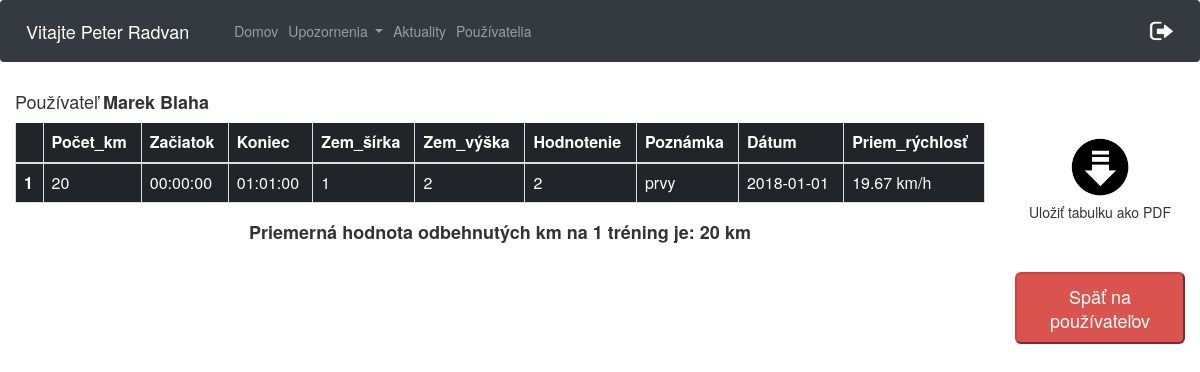
/osobneVykony.php?id=8 (signed in), run on an earlier commit of the app's database.
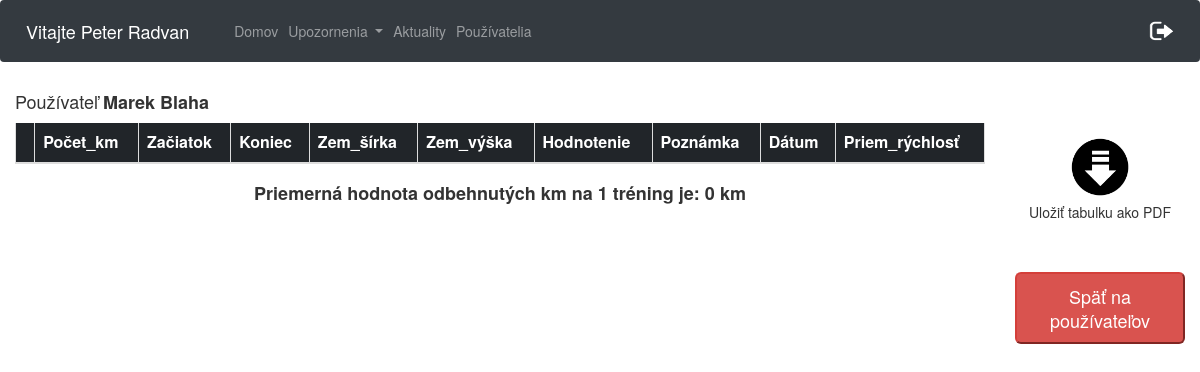
And on a later commit of the database.
### tables this page shows
CREATE TABLE `pouzivatelia` (
  `id` int(11) NOT NULL,
  `meno` varchar(20) NOT NULL,
  `priezvisko` varchar(20) NOT NULL,
  `email` varchar(40) NOT NULL,
  `heslo` varchar(60) NOT NULL,
  `stredna_skola` varchar(40) NOT NULL,
  `stredna_skola_adresa` varchar(60) NOT NULL,
  `ulica` varchar(40) NOT NULL,
  `psc` varchar(10) NOT NULL,
  `obec` varchar(40) NOT NULL,
  `rola` varchar(10) NOT NULL DEFAULT 'user',
  `odoberatel` tinyint(1) NOT NULL DEFAULT '0',
  `prve_prihlasenie` int(11) NOT NULL DEFAULT '0',
  `id_timu` int(11) DEFAULT NULL
);

CREATE TABLE `trening` (
  `id` int(11) NOT NULL,
  `id_trasa_pouzivatel` int(11) NOT NULL,
  `odbehnute_km` double NOT NULL,
  `den_treningu` date NOT NULL,
  `zaciatok_treningu` time NOT NULL,
  `koniec_treningu` time NOT NULL,
  `lat_trening` double NOT NULL,
  `lng_trening` double NOT NULL,
  `hodnotenie` int(11) NOT NULL,
  `poznamka` varchar(2000) NOT NULL
);

### osobneVykony.php (the view, shortened to what this page needs)
<html>
<head>
    <link rel="stylesheet" type="text/css" href="css/osobneVykony.css">
    <link rel="stylesheet" href="https://maxcdn.bootstrapcdn.com/bootstrap/4.0.0/css/bootstrap.min.css">
    <link rel="stylesheet" type="text/css" href="https://cdn.datatables.net/1.10.16/css/dataTables.bootstrap.min.css">
    <link rel="stylesheet" type="text/css" href="https://maxcdn.bootstrapcdn.com/bootstrap/3.3.7/css/bootstrap.min.css">
  <link rel="stylesheet" type="text/css" href="https://cdn.datatables.net/1.10.16/css/dataTables.bootstrap.min.css">
    <link rel="stylesheet" href="https://use.fontawesome.com/releases/v5.0.13/css/all.css">
    <link rel="stylesheet" type="text/css" href="http://www.shieldui.com/shared/components/latest/css/light/all.min.css" />
</head>
<body>
    <nav class="navbar navbar-expand-lg  navbar-dark bg-dark">
        <span class="navbar-brand" >
            <?php
                $conn = new mysqli($servername, $username, $password, $dbname);
                $conn->set_charset("UTF8");
                $email= $_SESSION['email'];
                $query="SELECT meno, priezvisko from pouzivatelia WHERE email='$email'";
                $result = mysqli_query($conn,$query);
                while ($data = mysqli_fetch_array($result)){
                    echo "Vitajte ".$data['meno']." ".$data['priezvisko'];
                }
            ?>
        </span>
        <div class="collapse navbar-collapse" id="navbarSupportedContent">
            <ul class="navbar-nav mr-auto">
                <li class="nav-item">
                <?php
                    if($_SESSION['rola']== "admin"){
                        echo '<a class="nav-link" href="cestyAdmin.php">Domov</a>';
                    }else{
                        echo '<a class="nav-link" href="cesty.php">Domov</a>';
                    }
                ?>
                </li>
                <li class="nav-item dropdown">
                    <a class="nav-link dropdown-toggle" href="#" id="navbarDropdown" role="button" data-toggle="dropdown" aria-haspopup="true" aria-expanded="false">
                        Upozornenia
                    </a>
                    <?php
                        $email= $_SESSION['email'];
                        $query="SELECT odoberatel from pouzivatelia WHERE email='$email'";
                    ?>
                </li>
                <li class="nav-item">
                    <a class="nav-link" href="aktuality.php">
                        Aktuality
                    </a>
                </li>
                <li class="nav-item" id="registracia" style="display: none;">
                    <a class="nav-link" href="registraciaPouzivatela.php">
                        Používatelia
                    </a>
                </li>
            </ul>
            <ul class="nav navbar-nav navbar-right">
                <li><a href="aktuality.php?odhlasenie='1'"><img src="logOut.png" width="25px" height="20px"></a></li>
            </ul>
        </div>
    </nav>
    <div class="container text-center col-lg-10">
    <?php if ($_SESSION['rola'] == "user"){
            echo '<h4 class="text-left">Používateľ <strong>'.$_SESSION['meno']." ".$_SESSION['priezvisko'].'</strong></h4>';
                $query="SELECT id from pouzivatelia WHERE email='$_SESSION[email]'";
                $result1 = mysqli_query($conn,$query);
                $data1 = mysqli_fetch_array($result1);
        }
            else {
                $query="SELECT meno, priezvisko from pouzivatelia WHERE id='$_GET[id]'";
                $result = mysqli_query($conn,$query);
                $data = mysqli_fetch_array($result);
                echo '<h4 class="text-left">Používateľ <strong>'.$data['meno']." ".$data['priezvisko'].'</strong></h4>';
            }
            ?>
        <table class="table table-dark table-bordered"  id="pouzivateliaTable">
            <thead>
            <tr>
                <th scope="col"></th>
                <th scope="col">Počet_km</th>
                <th scope="col">Začiatok</th>
                <th scope="col">Koniec</th>
                <th scope="col">Zem_šírka</th>
                <th scope="col">Zem_výška</th>
                <th scope="col">Hodnotenie</th>
                <th scope="col">Poznámka</th>
                <th scope="col">Dátum</th>
                <th scope="col">Priem_rýchlosť</th>
            </tr>
            </thead>
            <tbody>
                <?php
                    if(!isset($_GET['id'])){
                        $query="SELECT  trening.lat_trening, trening.lng_trening, trening.poznamka, trening.odbehnute_km, trening.den_treningu, trening.zaciatok_treningu, trening.koniec_treningu, trening.hodnotenie, trening.poznamka FROM trening JOIN trasa_pouzivatel ON trasa_pouzivatel.id = trening.id_trasa_pouzivatel JOIN pouzivatelia ON trasa_pouzivatel.id_pouzivatel = pouzivatelia.id JOIN trasa ON trasa.id = trasa_pouzivatel.id_trasa AND pouzivatelia.id = '$data1[id]'";
                    }else{
                        $query="SELECT  trening.lat_trening, trening.lng_trening, trening.poznamka, trening.odbehnute_km, trening.den_treningu, trening.zaciatok_treningu, trening.koniec_treningu, trening.hodnotenie, trening.poznamka FROM trening JOIN trasa_pouzivatel ON trasa_pouzivatel.id = trening.id_trasa_pouzivatel JOIN pouzivatelia ON trasa_pouzivatel.id_pouzivatel = pouzivatelia.id JOIN trasa ON trasa.id = trasa_pouzivatel.id_trasa AND pouzivatelia.id = '$_GET[id]'";
                    }   $km_tr = 0;
                        $result = mysqli_query($conn,$query);
                        $i=1;
                        while ($data = mysqli_fetch_array($result)){
                            $km_tr += $data["odbehnute_km"];
                            $prm = strtotime($data["koniec_treningu"]) - strtotime($data["zaciatok_treningu"]);
                            $prm = round($data["odbehnute_km"]/(($prm / 60) / 60), 2)." km/h";
                            echo '<tr>';
                            echo '<th scope="row">'.$i.'</th>';
                            echo '<td>'.$data["odbehnute_km"].'</td>';
                            echo '<td>'.$data["zaciatok_treningu"].'</td>';
                            echo '<td>'.$data["koniec_treningu"].'</td>';
                            echo '<td>'.$data["lat_trening"].'</td>';
                            echo '<td>'.$data["lng_trening"].'</td>';
                            echo '<td>'.$data["hodnotenie"].'</td>';
                            echo '<td>'.$data["poznamka"].'</td>';
                            echo '<td>'.$data["den_treningu"].'</td>';
                            echo '<td>'.$prm.'</td>';
                            echo '</tr>';
                            $i++;
                            }
                            if($i-1 != 0){
                                $km_tr = $km_tr / ($i - 1);
                            }
                ?>
            </tbody>
        </table>
        <?php
            echo "<h4><strong>Priemerná hodnota odbehnutých km na 1 tréning je: ".$km_tr." km</strong></h4>";
        ?>
    </div>
    <div class="container text-center col-lg-2">
        <input type="image" src="img/download.png" id="ulozit" width="70" height="70"><br>
        <span>Uložiť tabulku ako PDF</span>
        <button type="button" class="btn-lg btn-danger" id="returnButton" style="display:none">Späť na používateľov</button>
    </div>
</body>
</html>

### css/osobneVykony.css (style rules this page uses)
#ulozit, #returnButton { margin-top: 50px; }

What changed in the data, as far as the page shows it:
removed trening: odbehnute_km "20", zaciatok_treningu "00:00:00", koniec_treningu "01:01:00", lat_trening "1", lng_trening "2", hodnotenie "2", poznamka "prvy", den_treningu "2018-01-01", prm "19.67 km/h"
Also different on the page:
$km_tr: "20" → "0"
